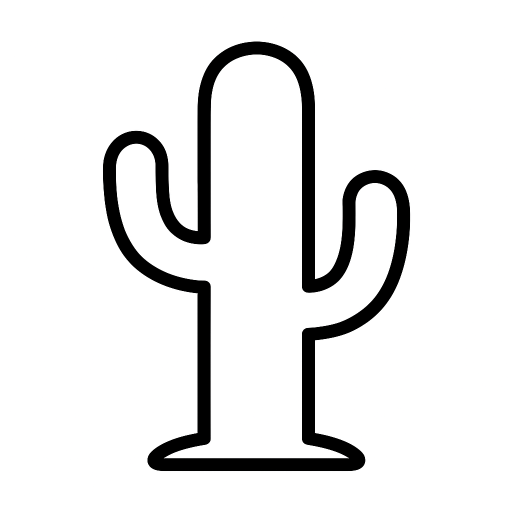
#> input picture examples/cactus.png, 1024 x 1024 px (shown at 1/2 size)
$ python -i image_extractor.py   (imports and definitions only)
#> lines starting #> are read from the running program, lines starting #| are printed output that depends on the picture; after the words box and inside, x2 and y2 are one past the last pixel; in counts of white or black regions, pixels touching at a corner belong together
"""
image_extractor.py
~~~~~~~~~~~~~~~~~~
Classifies an input image and extracts a binary foreground mask using the
best available strategy — no cloud services required.

Three paths:
  "binary"     – image is already a line-art / threshold-able outline.
                 Use simple luminance threshold (existing behaviour).
  "simple_bg"  – image has a roughly uniform background (e.g. product shot
                 on white, logo on solid colour). Use LAB colour-distance
                 from sampled corners.
  "complex"    – photographic / textured background.  Tries rembg (local
                 neural net, no API key) if installed, otherwise falls back
                 to Felzenszwalb graph-cut segmentation with a quality
                 warning.

All paths return a boolean NumPy array (True = foreground) of the same
shape as the input image, ready for skimage.measure.find_contours.
"""

from __future__ import annotations

import logging
import os
from typing import Literal

import numpy as np
from PIL import Image
from skimage import measure, morphology
from skimage.color import rgb2lab
from skimage.segmentation import felzenszwalb

logger = logging.getLogger(__name__)

_rembg_enabled_raw = os.environ.get("REMBG_ENABLED", "true").strip().lower()
REMBG_ENABLED: bool = _rembg_enabled_raw not in ("false", "0", "no")
# [2 lines not run here, left out]

# Pre-load the U2Net session once at startup so the model is not reloaded from
# disk on every request.  rembg.remove() creates a fresh session (and reloads
# the ~170 MB ONNX model) on each call when no session is supplied — this is a
# documented bottleneck acknowledged in the rembg README.
_rembg_session = None
# [7 lines not run here, left out]

ImageMode = Literal["binary", "simple_bg", "complex"]

# ──────────────────────────────────────────────────────────────────────────────
# Classification
# ──────────────────────────────────────────────────────────────────────────────

def classify_image(img: Image.Image) -> ImageMode:
    """Analyse a PIL image and return the recommended extraction mode."""
    gray = np.array(img.convert("L"))
    rgb  = np.array(img.convert("RGB"))

    # 1. Bimodal / binary-outline check
    #    If most pixels are near 0 (dark) or 255 (light) the image is already
    #    a rendered outline — use the existing threshold path.
    hist, _ = np.histogram(gray.ravel(), bins=256, range=(0, 256))
    total   = gray.size
    low_pct  = hist[:50].sum()  / total   # very dark
    high_pct = hist[210:].sum() / total   # very light
    mid_pct  = 1.0 - low_pct - high_pct   # mid-tones

    if mid_pct < 0.12:
        logger.info(
            "Image classified as BINARY OUTLINE — %.1f%% mid-tone pixels "
            "(threshold: <12%%). Using luminance threshold extraction.",
            mid_pct * 100,
        )
        return "binary"

    # 2. Uniform-background check
    #    Sample the four corners (5 % of each side).  If their pixel values
    #    are consistent the background is uniform enough for colour-distance
    #    extraction.
    h, w    = gray.shape
    margin  = max(10, int(min(h, w) * 0.05))
    corners = np.vstack([
        gray[:margin,  :margin ].ravel(),
        gray[:margin,  -margin:].ravel(),
        gray[-margin:, :margin ].ravel(),
        gray[-margin:, -margin:].ravel(),
    ])
    corner_std = float(np.std(corners))

    if corner_std < 28:
        logger.info(
            "Image classified as UNIFORM BACKGROUND — corner pixel std=%.1f "
            "(threshold: <28). Using LAB colour-distance extraction.",
            corner_std,
        )
        return "simple_bg"

    logger.info(
        "Image classified as COMPLEX / PHOTOGRAPHIC — corner pixel std=%.1f, "
        "%.1f%% mid-tone pixels. Extraction method: %s.",
        corner_std,
        mid_pct * 100,
        "rembg (U2Net)" if REMBG_ENABLED else "graph-cut (rembg disabled)",
    )
    return "complex"


# ──────────────────────────────────────────────────────────────────────────────
# Mask extractors — each returns a bool array (True = foreground)
# ──────────────────────────────────────────────────────────────────────────────

def extract_mask_binary(gray: np.ndarray, threshold: int = 200) -> np.ndarray:
    """Existing behaviour: simple luminance threshold."""
    return gray < threshold


# [117 lines left out: functions extract_mask_simple_bg, extract_mask_complex, not called in this run]


# ──────────────────────────────────────────────────────────────────────────────
# Public entry-point
# ──────────────────────────────────────────────────────────────────────────────

def extract_foreground_mask(
    img: Image.Image,
    mode: ImageMode | Literal["auto"] = "auto",
    threshold: int = 200,
    delta_e_threshold: float = 28.0,
) -> tuple[np.ndarray, ImageMode, str]:
    """
    Extract a boolean foreground mask from *img*.

    Parameters
    ----------
    img               PIL image (any mode).
    mode              "auto" (default) classifies the image and picks the
                      best strategy; or pass "binary" / "simple_bg" /
                      "complex" to force a specific path.
    threshold         Luminance cut-off used in "binary" mode.
    delta_e_threshold ΔE cut-off used in "simple_bg" mode.

    Returns
    -------
    mask              bool ndarray, True = foreground.
    detected_mode     The mode that was actually used.
    warning           Non-empty string if quality may be reduced.
    """
    requested = mode
    if mode == "auto":
        mode = classify_image(img)
    else:
        logger.info("Extraction mode forced to '%s' (not auto-detected).", mode)

    gray = np.array(img.convert("L"))
    rgb  = np.array(img.convert("RGB"))
    warning = ""

    if mode == "binary":
        logger.info("Running extraction: BINARY threshold (luminance < %d).", threshold)
        mask = extract_mask_binary(gray, threshold=threshold)
    elif mode == "simple_bg":
        logger.info("Running extraction: UNIFORM BACKGROUND colour-distance (ΔE threshold=%.1f).", delta_e_threshold)
        mask = extract_mask_simple_bg(rgb, delta_e_threshold=delta_e_threshold)
    else:  # complex
        if not REMBG_ENABLED:
            raise ValueError(
                "This image has a complex or photographic background that requires "
                "Background Removal, which is currently disabled. "
                "Try an image with a plain or uniform background instead."
            )
        logger.info("Running extraction: COMPLEX — attempting rembg, with graph-cut fallback.")
        mask, warning = extract_mask_complex(rgb)

    return mask.astype(float), mode, warning

>>> from PIL import Image
>>> picture = Image.open('../examples/cactus.png')
#> picture is the input picture: PIL image 1024x1024 RGB; mean R, G, B 232.3, 232.3, 232.3
>>> result = extract_foreground_mask(picture)
#> in classify_image, `hist, _ = np.histogram(gray.ravel(), bins=256, range=(0, 256))`: hist = 256 values, max 876075 at index 255, min 4 at index 49, mean 4096
#> in classify_image, `low_pct  = hist[:50].sum()  / total`: low_pct = 0.0877
#> in classify_image, `high_pct = hist[210:].sum() / total`: high_pct = 0.91
#> in classify_image, `mid_pct  = 1.0 - low_pct - high_pct`: mid_pct = 0.00238
#> in extract_foreground_mask, `mode = classify_image(img)`: mode = 'binary'
#> in extract_mask_binary, `return gray < threshold`:
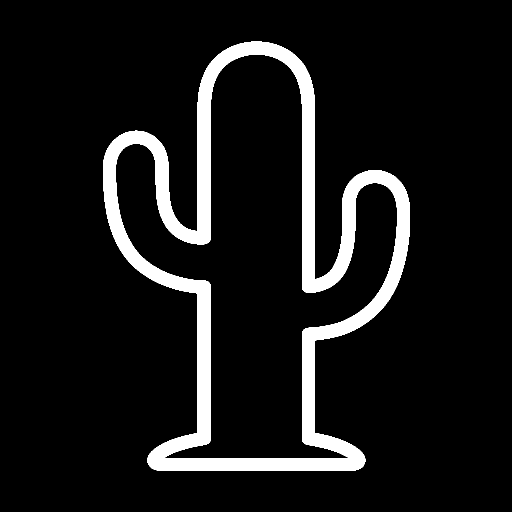
#> returned value: shape (1024, 1024) bool (shown at 1/2 size); 9% white; 1 white region, box (x1, y1, x2, y2) and area: (206, 83, 820, 942) 94324

$ run again, on examples/dino.png
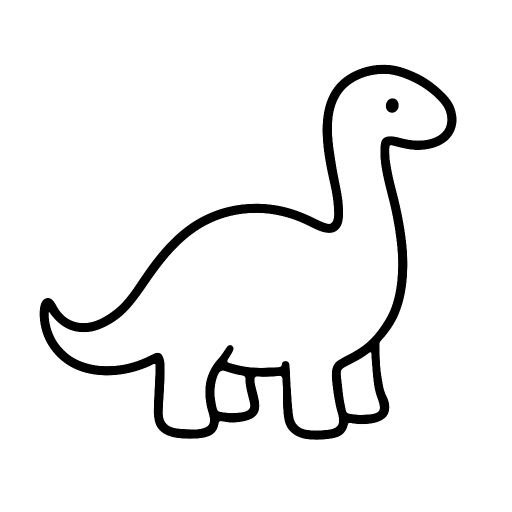
#> input picture examples/dino.png, 1024 x 1024 px (shown at 1/2 size)
#> picture is the input picture: PIL image 1024x1024 RGB; mean R, G, B 239.3, 239.3, 239.3
#> hist = 256 values, max 821258 at index 255, min 5 at index 188, mean 4096
#> low_pct = 0.0598
#> high_pct = 0.938
#> mid_pct = 0.00236
#> mode = 'binary'
#> in extract_mask_binary, `return gray < threshold`:
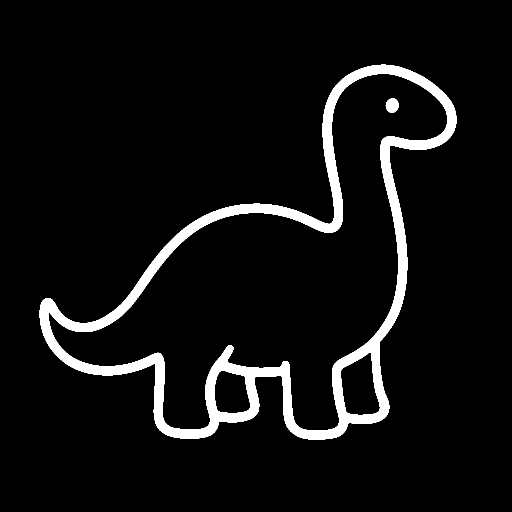
#> returned value: shape (1024, 1024) bool (shown at 1/2 size); 6.2% white; 2 white regions, box (x1, y1, x2, y2) and area: (79, 129, 913, 880) 64428, (771, 197, 798, 226) 590

$ run again, on examples/pajama_outline.png
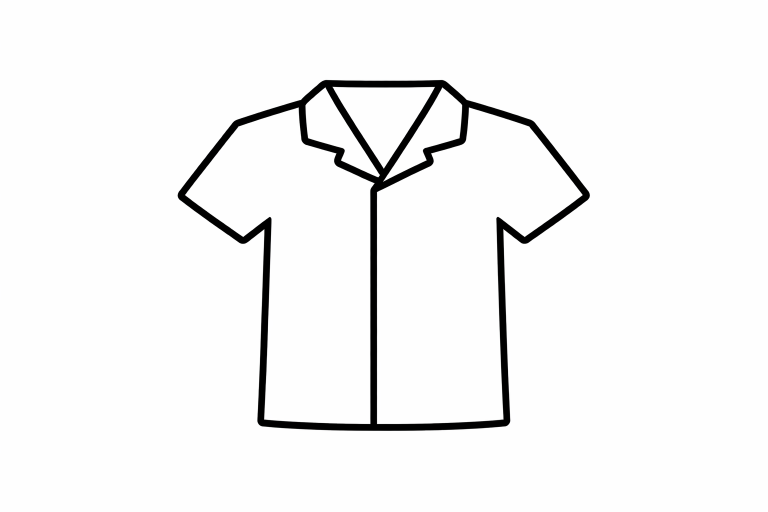
#> input picture examples/pajama_outline.png, 1536 x 1024 px (shown at 1/2 size)
#> picture is the input picture: PIL image 1536x1024 RGB; mean R, G, B 244.9, 244.9, 244.9
#> hist = 256 values, max 1502375 at index 254, min 14 at index 162, mean 6144
#> low_pct = 0.0342
#> high_pct = 0.962
#> mid_pct = 0.00334
#> mode = 'binary'
#> in extract_mask_binary, `return gray < threshold`:
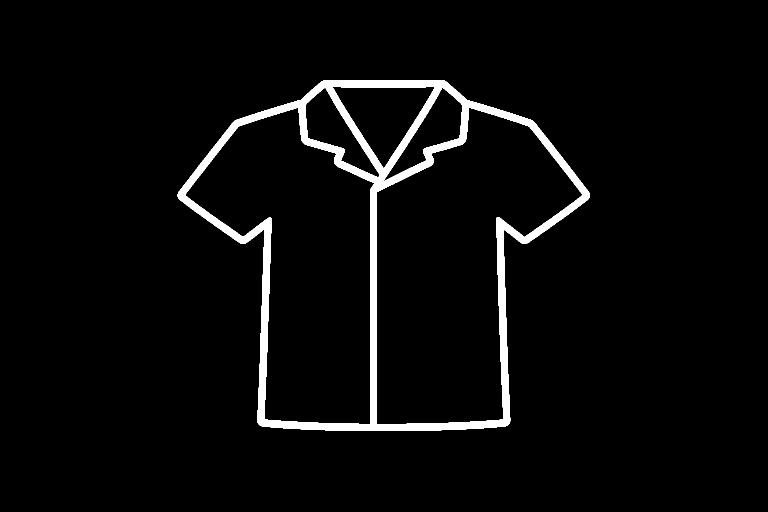
#> returned value: shape (1024, 1536) bool (shown at 1/2 size); 3.7% white; 1 white region, box (x1, y1, x2, y2) and area: (355, 160, 1180, 862) 58661

$ run again, on examples/trex.png
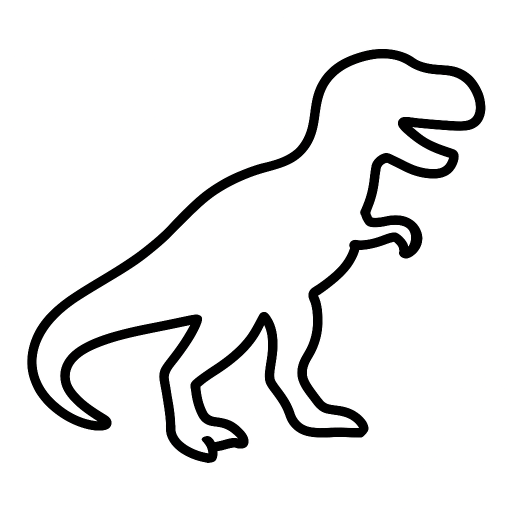
#> input picture examples/trex.png, 1024 x 1024 px (shown at 1/2 size)
#> picture is the input picture: PIL image 1024x1024 RGB; mean R, G, B 234.4, 234.4, 234.4
#> hist = 256 values, max 865631 at index 255, min 9 at index 178, mean 4096
#> low_pct = 0.0791
#> high_pct = 0.918
#> mid_pct = 0.00285
#> mode = 'binary'
#> in extract_mask_binary, `return gray < threshold`:
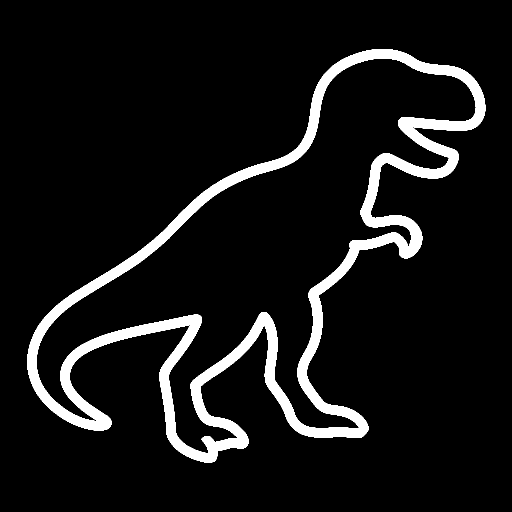
#> returned value: shape (1024, 1024) bool (shown at 1/2 size); 8.2% white; 1 white region, box (x1, y1, x2, y2) and area: (54, 98, 971, 926) 85677
